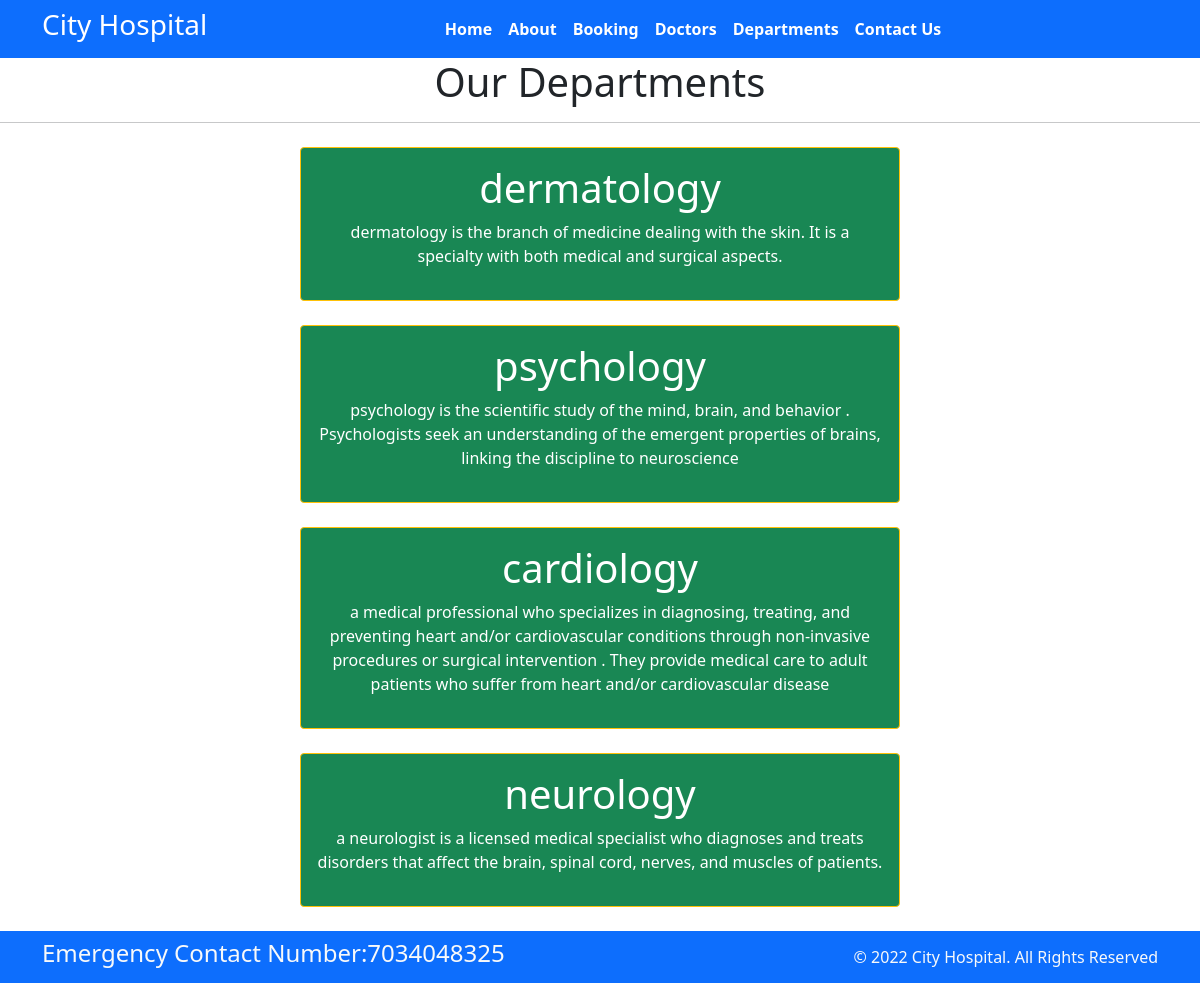
Screenshot of /department with the database file from the repository.
### home/models.py (models this page shows, shortened)
class Department(models.Model):
    dep_name=models.CharField(max_length=100)
    dep_description=models.TextField()

### home/views.py (the view)
# urls.py: path('department',views.department,name='department'),
def department(request):
    dic_dept={
        'dipt':Department.objects.all()
    }
    return render(request,'department.html',dic_dept)

### templates/department.html (shortened to what this page needs)
{% extends 'base.html' %}
    {% block content %}
    <h1 class="text-center">Our Departments</h1>
    <hr>
    {% for d in dipt %}
    <div class="mx-auto w-50 bg-success text-center text-white p-3 my-4 border border-warning rounded">
        <h1>{{d.dep_name}}</h1>
        <p> {{d.dep_description}}</p>
    </div>
    {% endfor %}
{% endblock %}

### templates/base.html (shortened to what this page needs)
{% load static %}
<!DOCTYPE html>
<html>
  <head>
    <link rel="stylesheet"
      href=" https://cdn.jsdelivr.net/npm/bootstrap@5.1.3/dist/css/bootstrap.min.css ">
    <link rel="stylesheet"
      href="https://use.fontawesome.com/releases/v5.2.0/css/all.css">
    <link rel="stylesheet"
      href="{% static '/css/style.css' %}">
  </head>
  <body>
    <nav class="navbar bg-primary navbar-expand-md ">
      <div class="container">
        <div class="col-2 text-left pl-md-0">
          <h3 class="text-white"> City Hospital </h3>
        </div>
        <div
          class="collapse navbar-collapse justify-content-center col-md-8 navbar-collapse-3">
          <ul class="navbar-nav justify-content-center  fw-bold">
            <li class="nav-item active">
              <a class="nav-link text-white" href="{% url 'home' %}">Home </a>
            </li>
            <li class="nav-item">
              <a class="nav-link text-white" href="{% url 'about' %}">About</a>
            </li>
            <li class="nav-item">
              <a class="nav-link text-white" href="{% url 'booking' %}">Booking</a>
            </li>
            <li class="nav-item">
              <a class="nav-link text-white" href="{% url 'doctor' %}">Doctors</a>
            </li>
			 <li class="nav-item">
              <a class="nav-link text-white" href="{% url 'department' %}">Departments</a>
            </li>
            <li class="nav-item">
              <a class="nav-link text-white" href="{% url 'contact' %}">Contact Us</a>
            </li>
          </ul>
        </div>
      </div>
    </nav>
    {% block content %}{% endblock %}
    <section class="">
      <footer class="pt-2 pb-2  bg-primary text-light">
        <div class="container">
          <div class="row align-items-center">
            <div class="col-12 col-md-8">
              <h4>Emergency Contact Number:7034048325</h4>
            </div>
            <div class="col-12 col-md-4 mt-4 mt-md-0 text-center text-md-end">
              © 2022 City Hospital. All Rights Reserved
            </div>
          </div>
        </div>
      </footer>
    </section>
  </body>
</html>

### rows the page displays
Department: dep_name "dermatology", dep_description "dermatology is the branch of medicine dealing with the skin. It is a specialty with both medical and surgical aspects."
Department: dep_name "psychology", dep_description "psychology is the scientific study of the mind, brain, and behavior . Psychologists seek an understanding of the emergent properties of brains, linking the discipline to neuroscience"
Department: dep_name "cardiology", dep_description "a medical professional who specializes in diagnosing, treating, and preventing heart and/or cardiovascular conditions through non-invasive procedures or surgical intervention . They provide medical care to adult patients who suffer from heart and/or cardiovascular disease"
Department: dep_name "neurology", dep_description "a neurologist is a licensed medical specialist who diagnoses and treats disorders that affect the brain, spinal cord, nerves, and muscles of patients."
